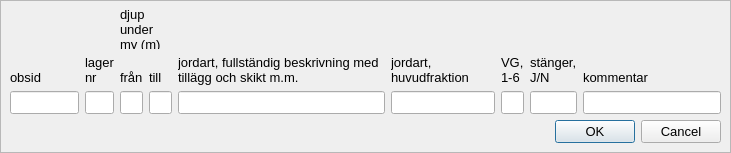
<?xml version="1.0" encoding="UTF-8"?>
<ui version="4.0">
 <class>Dialog</class>
 <widget class="QDialog" name="Dialog">
  <property name="geometry">
   <rect>
    <x>0</x>
    <y>0</y>
    <width>731</width>
    <height>153</height>
   </rect>
  </property>
  <property name="sizePolicy">
   <sizepolicy hsizetype="Preferred" vsizetype="Fixed">
    <horstretch>0</horstretch>
    <verstretch>0</verstretch>
   </sizepolicy>
  </property>
  <property name="minimumSize">
   <size>
    <width>500</width>
    <height>120</height>
   </size>
  </property>
  <property name="maximumSize">
   <size>
    <width>16777215</width>
    <height>163</height>
   </size>
  </property>
  <property name="windowTitle">
   <string>Dialog</string>
  </property>
  <layout class="QGridLayout" name="gridLayout_2">
   <property name="margin">
    <number>0</number>
   </property>
   <property name="spacing">
    <number>0</number>
   </property>
   <item row="0" column="0">
    <widget class="QFrame" name="frame">
     <property name="frameShape">
      <enum>QFrame::StyledPanel</enum>
     </property>
     <property name="frameShadow">
      <enum>QFrame::Raised</enum>
     </property>
     <property name="lineWidth">
      <number>0</number>
     </property>
     <layout class="QGridLayout" name="gridLayout" columnstretch="20,4,6,6,60,30,6,6,40">
      <item row="0" column="0" colspan="2">
       <spacer name="horizontalSpacer">
        <property name="orientation">
         <enum>Qt::Horizontal</enum>
        </property>
        <property name="sizeHint" stdset="0">
         <size>
          <width>108</width>
          <height>20</height>
         </size>
        </property>
       </spacer>
      </item>
      <item row="0" column="2" colspan="2">
       <widget class="QLabel" name="label_5">
        <property name="font">
         <font>
          <family>Arial</family>
          <pointsize>10</pointsize>
         </font>
        </property>
        <property name="text">
         <string>djup under my (m)</string>
        </property>
        <property name="wordWrap">
         <bool>true</bool>
        </property>
       </widget>
      </item>
      <item row="0" column="4" colspan="5">
       <spacer name="horizontalSpacer_2">
        <property name="orientation">
         <enum>Qt::Horizontal</enum>
        </property>
        <property name="sizeHint" stdset="0">
         <size>
          <width>518</width>
          <height>20</height>
         </size>
        </property>
       </spacer>
      </item>
      <item row="1" column="0">
       <widget class="QLabel" name="label">
        <property name="sizePolicy">
         <sizepolicy hsizetype="Preferred" vsizetype="Expanding">
          <horstretch>0</horstretch>
          <verstretch>0</verstretch>
         </sizepolicy>
        </property>
        <property name="font">
         <font>
          <family>Arial</family>
          <pointsize>10</pointsize>
         </font>
        </property>
        <property name="text">
         <string>obsid</string>
        </property>
        <property name="alignment">
         <set>Qt::AlignBottom|Qt::AlignLeading|Qt::AlignLeft</set>
        </property>
        <property name="wordWrap">
         <bool>true</bool>
        </property>
       </widget>
      </item>
      <item row="1" column="1">
       <widget class="QLabel" name="label_2">
        <property name="sizePolicy">
         <sizepolicy hsizetype="Preferred" vsizetype="Expanding">
          <horstretch>0</horstretch>
          <verstretch>0</verstretch>
         </sizepolicy>
        </property>
        <property name="font">
         <font>
          <family>Arial</family>
          <pointsize>10</pointsize>
         </font>
        </property>
        <property name="text">
         <string>lager nr</string>
        </property>
        <property name="alignment">
         <set>Qt::AlignBottom|Qt::AlignLeading|Qt::AlignLeft</set>
        </property>
        <property name="wordWrap">
         <bool>true</bool>
        </property>
       </widget>
      </item>
      <item row="1" column="2">
       <widget class="QLabel" name="label_3">
        <property name="sizePolicy">
         <sizepolicy hsizetype="Preferred" vsizetype="Expanding">
          <horstretch>0</horstretch>
          <verstretch>0</verstretch>
         </sizepolicy>
        </property>
        <property name="font">
         <font>
          <family>Arial</family>
          <pointsize>10</pointsize>
         </font>
        </property>
        <property name="text">
         <string>från</string>
        </property>
        <property name="alignment">
         <set>Qt::AlignBottom|Qt::AlignLeading|Qt::AlignLeft</set>
        </property>
        <property name="wordWrap">
         <bool>true</bool>
        </property>
       </widget>
      </item>
      <item row="1" column="3">
       <widget class="QLabel" name="label_4">
        <property name="sizePolicy">
         <sizepolicy hsizetype="Preferred" vsizetype="Expanding">
          <horstretch>0</horstretch>
          <verstretch>0</verstretch>
         </sizepolicy>
        </property>
        <property name="font">
         <font>
          <family>Arial</family>
          <pointsize>10</pointsize>
         </font>
        </property>
        <property name="text">
         <string>till</string>
        </property>
        <property name="alignment">
         <set>Qt::AlignBottom|Qt::AlignLeading|Qt::AlignLeft</set>
        </property>
        <property name="wordWrap">
         <bool>true</bool>
        </property>
       </widget>
      </item>
      <item row="1" column="4">
       <widget class="QLabel" name="label_6">
        <property name="sizePolicy">
         <sizepolicy hsizetype="Preferred" vsizetype="Expanding">
          <horstretch>0</horstretch>
          <verstretch>0</verstretch>
         </sizepolicy>
        </property>
        <property name="font">
         <font>
          <family>Arial</family>
          <pointsize>10</pointsize>
         </font>
        </property>
        <property name="text">
         <string>jordart, fullständig beskrivning med tillägg och skikt m.m.</string>
        </property>
        <property name="alignment">
         <set>Qt::AlignBottom|Qt::AlignLeading|Qt::AlignLeft</set>
        </property>
        <property name="wordWrap">
         <bool>true</bool>
        </property>
       </widget>
      </item>
      <item row="1" column="5">
       <widget class="QLabel" name="label_7">
        <property name="sizePolicy">
         <sizepolicy hsizetype="Preferred" vsizetype="Expanding">
          <horstretch>0</horstretch>
          <verstretch>0</verstretch>
         </sizepolicy>
        </property>
        <property name="font">
         <font>
          <family>Arial</family>
          <pointsize>10</pointsize>
         </font>
        </property>
        <property name="text">
         <string>jordart, huvudfraktion</string>
        </property>
        <property name="alignment">
         <set>Qt::AlignBottom|Qt::AlignLeading|Qt::AlignLeft</set>
        </property>
        <property name="wordWrap">
         <bool>true</bool>
        </property>
       </widget>
      </item>
      <item row="1" column="6">
       <widget class="QLabel" name="label_8">
        <property name="sizePolicy">
         <sizepolicy hsizetype="Preferred" vsizetype="Expanding">
          <horstretch>0</horstretch>
          <verstretch>0</verstretch>
         </sizepolicy>
        </property>
        <property name="font">
         <font>
          <family>Arial</family>
          <pointsize>10</pointsize>
         </font>
        </property>
        <property name="text">
         <string>VG, 1-6</string>
        </property>
        <property name="alignment">
         <set>Qt::AlignBottom|Qt::AlignLeading|Qt::AlignLeft</set>
        </property>
        <property name="wordWrap">
         <bool>true</bool>
        </property>
       </widget>
      </item>
      <item row="1" column="7">
       <widget class="QLabel" name="label_9">
        <property name="sizePolicy">
         <sizepolicy hsizetype="Preferred" vsizetype="Expanding">
          <horstretch>0</horstretch>
          <verstretch>0</verstretch>
         </sizepolicy>
        </property>
        <property name="font">
         <font>
          <family>Arial</family>
          <pointsize>10</pointsize>
         </font>
        </property>
        <property name="text">
         <string>stänger, J/N</string>
        </property>
        <property name="alignment">
         <set>Qt::AlignBottom|Qt::AlignLeading|Qt::AlignLeft</set>
        </property>
        <property name="wordWrap">
         <bool>true</bool>
        </property>
       </widget>
      </item>
      <item row="1" column="8">
       <widget class="QLabel" name="label_10">
        <property name="sizePolicy">
         <sizepolicy hsizetype="Preferred" vsizetype="Expanding">
          <horstretch>0</horstretch>
          <verstretch>0</verstretch>
         </sizepolicy>
        </property>
        <property name="font">
         <font>
          <family>Arial</family>
          <pointsize>10</pointsize>
         </font>
        </property>
        <property name="text">
         <string>kommentar</string>
        </property>
        <property name="alignment">
         <set>Qt::AlignBottom|Qt::AlignLeading|Qt::AlignLeft</set>
        </property>
        <property name="wordWrap">
         <bool>true</bool>
        </property>
       </widget>
      </item>
      <item row="2" column="0">
       <widget class="QLineEdit" name="obsid">
        <property name="font">
         <font>
          <family>Arial</family>
          <pointsize>10</pointsize>
         </font>
        </property>
        <property name="toolTip">
         <string>&lt;html&gt;&lt;head/&gt;&lt;body&gt;&lt;p&gt;&lt;span style=&quot; font-family:'Arial,sans-serif'; font-size:8pt; color:#000000; background-color:#ffffff;&quot;&gt;obsid must exist in obs_points.obsid&lt;/span&gt;&lt;/p&gt;&lt;/body&gt;&lt;/html&gt;</string>
        </property>
       </widget>
      </item>
      <item row="2" column="1">
       <widget class="QLineEdit" name="stratid">
        <property name="font">
         <font>
          <family>Arial</family>
          <pointsize>10</pointsize>
         </font>
        </property>
        <property name="toolTip">
         <string>&lt;html&gt;&lt;head/&gt;&lt;body&gt;&lt;p&gt;&lt;span style=&quot; font-family:'Arial,sans-serif'; font-size:8pt; color:#000000; background-color:#ffffff;&quot;&gt;Stratigraphy layer ID for the obsid, starts with layer 1 from ground surface and increases below&lt;/span&gt;&lt;/p&gt;&lt;/body&gt;&lt;/html&gt;</string>
        </property>
       </widget>
      </item>
      <item row="2" column="2">
       <widget class="QLineEdit" name="depthtop">
        <property name="font">
         <font>
          <family>Arial</family>
          <pointsize>10</pointsize>
         </font>
        </property>
        <property name="toolTip">
         <string>&lt;html&gt;&lt;head/&gt;&lt;body&gt;&lt;p&gt;&lt;span style=&quot; font-family:'Arial,sans-serif'; font-size:8pt; color:#000000; background-color:#ffffff;&quot;&gt;Depth, from surface level, to top of the stratigraphy layer&lt;/span&gt;&lt;/p&gt;&lt;/body&gt;&lt;/html&gt;</string>
        </property>
       </widget>
      </item>
      <item row="2" column="3">
       <widget class="QLineEdit" name="depthbot">
        <property name="font">
         <font>
          <family>Arial</family>
          <pointsize>10</pointsize>
         </font>
        </property>
        <property name="toolTip">
         <string>&lt;html&gt;&lt;head/&gt;&lt;body&gt;&lt;p&gt;&lt;span style=&quot; font-family:'Arial,sans-serif'; font-size:8pt; color:#000000; background-color:#ffffff;&quot;&gt;Depth, from surface level, to bottom of the stratigraphy layer&lt;/span&gt;&lt;/p&gt;&lt;/body&gt;&lt;/html&gt;</string>
        </property>
       </widget>
      </item>
      <item row="2" column="4">
       <widget class="QLineEdit" name="geology">
        <property name="font">
         <font>
          <family>Arial</family>
          <pointsize>10</pointsize>
         </font>
        </property>
        <property name="toolTip">
         <string>&lt;html&gt;&lt;head/&gt;&lt;body&gt;&lt;p&gt;&lt;span style=&quot; font-family:'Arial,sans-serif'; font-size:8pt; color:#000000; background-color:#ffffff;&quot;&gt;Full description of geology&lt;/span&gt;&lt;/p&gt;&lt;/body&gt;&lt;/html&gt;</string>
        </property>
       </widget>
      </item>
      <item row="2" column="5">
       <widget class="QLineEdit" name="geoshort">
        <property name="font">
         <font>
          <family>Arial</family>
          <pointsize>10</pointsize>
         </font>
        </property>
        <property name="toolTip">
         <string>&lt;html&gt;&lt;head/&gt;&lt;body&gt;&lt;p&gt;&lt;span style=&quot; font-family:'Arial,sans-serif'; font-size:8pt; color:#000000; background-color:#ffffff;&quot;&gt;Short description of geology, should correspond to the dictionaries used. Stratigraphy plot looks in this field and relates to coded dictionaries with fill patterns and colors. (See geocolorsymbols() in code midvatten_defs.py)&lt;/span&gt;&lt;/p&gt;&lt;/body&gt;&lt;/html&gt;</string>
        </property>
       </widget>
      </item>
      <item row="2" column="6">
       <widget class="QLineEdit" name="capacity">
        <property name="font">
         <font>
          <family>Arial</family>
          <pointsize>10</pointsize>
         </font>
        </property>
        <property name="toolTip">
         <string>&lt;html&gt;&lt;head/&gt;&lt;body&gt;&lt;p&gt;&lt;span style=&quot; font-family:'Arial,sans-serif'; font-size:8pt; color:#000000; background-color:#ffffff;&quot;&gt;Well capacity at the layer, may also be waterloss or similar. If using notations 1, 2, 3, 4-, 4, and so on until 6+ it will match color codes in Midvatten plugin.  (See code midvatten_defs.py)&lt;/span&gt;&lt;/p&gt;&lt;/body&gt;&lt;/html&gt;</string>
        </property>
       </widget>
      </item>
      <item row="2" column="7">
       <widget class="QLineEdit" name="development">
        <property name="font">
         <font>
          <family>Arial</family>
          <pointsize>10</pointsize>
         </font>
        </property>
        <property name="toolTip">
         <string>&lt;html&gt;&lt;head/&gt;&lt;body&gt;&lt;p&gt;&lt;span style=&quot; font-family:'Arial,sans-serif'; font-size:8pt; color:#000000; background-color:#ffffff;&quot;&gt;Well development - Is the flushed water clear and free of suspended solids?&lt;/span&gt;&lt;/p&gt;&lt;/body&gt;&lt;/html&gt;</string>
        </property>
       </widget>
      </item>
      <item row="2" column="8">
       <widget class="QLineEdit" name="comment">
        <property name="font">
         <font>
          <family>Arial</family>
          <pointsize>10</pointsize>
         </font>
        </property>
        <property name="toolTip">
         <string>&lt;html&gt;&lt;head/&gt;&lt;body&gt;&lt;p&gt;Comment&lt;/p&gt;&lt;/body&gt;&lt;/html&gt;</string>
        </property>
       </widget>
      </item>
      <item row="3" column="0" colspan="7">
       <spacer name="horizontalSpacer_3">
        <property name="orientation">
         <enum>Qt::Horizontal</enum>
        </property>
        <property name="sizeHint" stdset="0">
         <size>
          <width>528</width>
          <height>20</height>
         </size>
        </property>
       </spacer>
      </item>
      <item row="3" column="7" colspan="2">
       <widget class="QDialogButtonBox" name="buttonBox">
        <property name="font">
         <font>
          <family>Arial</family>
          <pointsize>10</pointsize>
         </font>
        </property>
        <property name="orientation">
         <enum>Qt::Horizontal</enum>
        </property>
        <property name="standardButtons">
         <set>QDialogButtonBox::Cancel|QDialogButtonBox::Ok</set>
        </property>
       </widget>
      </item>
     </layout>
    </widget>
   </item>
  </layout>
 </widget>
 <resources/>
 <connections>
  <connection>
   <sender>buttonBox</sender>
   <signal>accepted()</signal>
   <receiver>Dialog</receiver>
   <slot>accept()</slot>
   <hints>
    <hint type="sourcelabel">
     <x>248</x>
     <y>254</y>
    </hint>
    <hint type="destinationlabel">
     <x>157</x>
     <y>274</y>
    </hint>
   </hints>
  </connection>
  <connection>
   <sender>buttonBox</sender>
   <signal>rejected()</signal>
   <receiver>Dialog</receiver>
   <slot>reject()</slot>
   <hints>
    <hint type="sourcelabel">
     <x>316</x>
     <y>260</y>
    </hint>
    <hint type="destinationlabel">
     <x>286</x>
     <y>274</y>
    </hint>
   </hints>
  </connection>
 </connections>
</ui>
